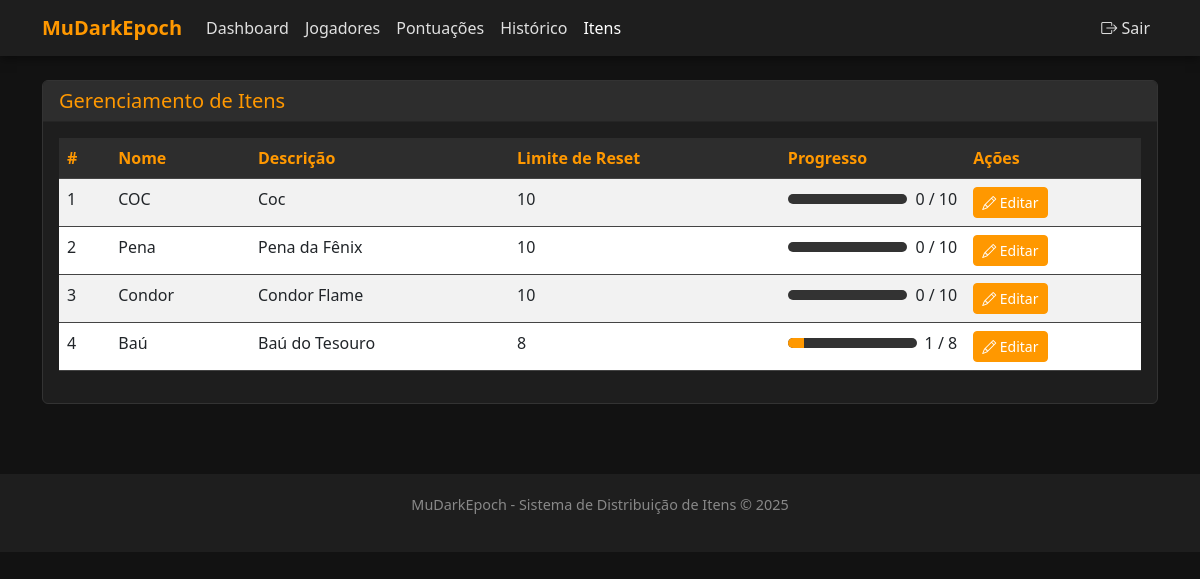
Screenshot of /itens (signed in) with the database file from the repository.
### app.py (models this page shows)
class Item(db.Model):
    __tablename__ = 'item'
    id = db.Column(db.Integer, primary_key=True)
    nome = db.Column(db.String(64), nullable=False)
    entregas_realizadas = db.Column(db.Integer, default=0)
    limite_reset = db.Column(db.Integer, default=10)
    descricao = db.Column(db.Text, nullable=True)
    pontuacoes = db.relationship('Pontuacao', backref='item', lazy=True)
    historicos = db.relationship('Historico', backref='item', lazy=True)

### app.py (the view)
@app.route('/itens')
@login_required
def listar_itens():
    itens = Item.query.all()
    return render_template('itens.html', itens=itens)

### app.py (called while the page is built)
@login_manager.user_loader
def load_user(user_id):
    return Admin.query.get(int(user_id))

### templates/itens.html (shortened to what this page needs)
<!DOCTYPE html>
<html lang="pt-br">
<head>
    <link href="https://cdn.jsdelivr.net/npm/bootstrap@5.3.0/dist/css/bootstrap.min.css" rel="stylesheet">
    <link rel="stylesheet" href="https://cdn.jsdelivr.net/npm/bootstrap-icons@1.11.0/font/bootstrap-icons.css">
</head>
<body>
    <nav class="navbar navbar-expand-lg navbar-dark">
        <div class="container">
            <a class="navbar-brand" href="/dashboard">MuDarkEpoch</a>
            <div class="collapse navbar-collapse" id="navbarNav">
                <ul class="navbar-nav">
                    <li class="nav-item">
                        <a class="nav-link" href="/dashboard">Dashboard</a>
                    </li>
                    <li class="nav-item">
                        <a class="nav-link" href="/jogadores">Jogadores</a>
                    </li>
                    <li class="nav-item">
                        <a class="nav-link" href="/pontuacoes">Pontuações</a>
                    </li>
                    <li class="nav-item">
                        <a class="nav-link" href="/entregas/historico">Histórico</a>
                    </li>
                    <li class="nav-item">
                        <a class="nav-link active" href="/itens">Itens</a>
                    </li>
                </ul>
                <ul class="navbar-nav ms-auto">
                    <li class="nav-item">
                        <a class="nav-link" href="/logout"><i class="bi bi-box-arrow-right"></i> Sair</a>
                    </li>
                </ul>
            </div>
        </div>
    </nav>
    <div class="container mt-4">
        <div class="row">
            <div class="col-md-12">
                <div class="card">
                    <div class="card-header">
                        <h5 class="mb-0">Gerenciamento de Itens</h5>
                    </div>
                    <div class="card-body">
                        <div class="table-responsive">
                            <table class="table table-striped table-hover">
                                <thead>
                                    <tr>
                                        <th>#</th>
                                        <th>Nome</th>
                                        <th>Descrição</th>
                                        <th>Limite de Reset</th>
                                        <th>Progresso</th>
                                        <th>Ações</th>
                                    </tr>
                                </thead>
                                <tbody>
                                    {% for item in itens %}
                                    <tr>
                                        <td>{{ item.id }}</td>
                                        <td>{{ item.nome }}</td>
                                        <td>{{ item.descricao }}</td>
                                        <td>{{ item.limite_reset }}</td>
                                        <td>
                                            <div class="d-flex align-items-center">
                                                <div class="progress flex-grow-1 me-2">
                                                    <div class="progress-bar" role="progressbar" style="width: {{ (item.entregas_realizadas / item.limite_reset) * 100 }}%" aria-valuenow="{{ item.entregas_realizadas }}" aria-valuemin="0" aria-valuemax="{{ item.limite_reset }}"></div>
                                                </div>
                                                <span>{{ item.entregas_realizadas }} / {{ item.limite_reset }}</span>
                                            </div>
                                        </td>
                                        <td>
                                            <a href="/itens/editar/{{ item.id }}" class="btn btn-sm btn-primary">
                                                <i class="bi bi-pencil"></i> Editar
                                            </a>
                                        </td>
                                    </tr>
                                    {% endfor %}
                                </tbody>
                            </table>
                        </div>
                    </div>
                </div>
            </div>
        </div>
    </div>
    <footer class="footer">
        <div class="container">
            <p>MuDarkEpoch - Sistema de Distribuição de Itens &copy; 2025</p>
        </div>
    </footer>
</body>
</html>

### templates/itens.html (style rules this page uses)
body { background-color: #121212; color: #e0e0e0; font-family: 'Segoe UI', Tahoma, Geneva, Verdana, sans-serif; }
.navbar { background-color: #1e1e1e; box-shadow: 0 2px 10px rgba(0, 0, 0, 0.5); }
.navbar-brand { color: #ff9800; font-weight: bold; }
.nav-link { color: #e0e0e0; }
.nav-link:hover, .nav-link.active { color: #ff9800; }
.card { background-color: #1e1e1e; border: 1px solid #333; margin-bottom: 20px; }
.card-header { background-color: #2d2d2d; color: #ff9800; font-weight: bold; }
.table { color: #e0e0e0; }
.table thead th { background-color: #2d2d2d; color: #ff9800; border-color: #444; }
.table tbody td { border-color: #444; }
.table-striped tbody tr:nth-of-type(odd) { background-color: rgba(255, 255, 255, 0.05); }
.footer { margin-top: 50px; padding: 20px 0; background-color: #1e1e1e; text-align: center; font-size: 0.9rem; color: #888; }
.btn-primary { background-color: #ff9800; border-color: #ff9800; }
.progress { height: 10px; background-color: #333; }
.progress-bar { background-color: #ff9800; }

### rows the page displays
Item: id "1", nome "COC", descricao "Coc", limite_reset "10", entregas_realizadas "0"
Item: id "2", nome "Pena", descricao "Pena da Fênix", limite_reset "10", entregas_realizadas "0"
Item: id "3", nome "Condor", descricao "Condor Flame", limite_reset "10", entregas_realizadas "0"
Item: id "4", nome "Baú", descricao "Baú do Tesouro", limite_reset "8", entregas_realizadas "1"
